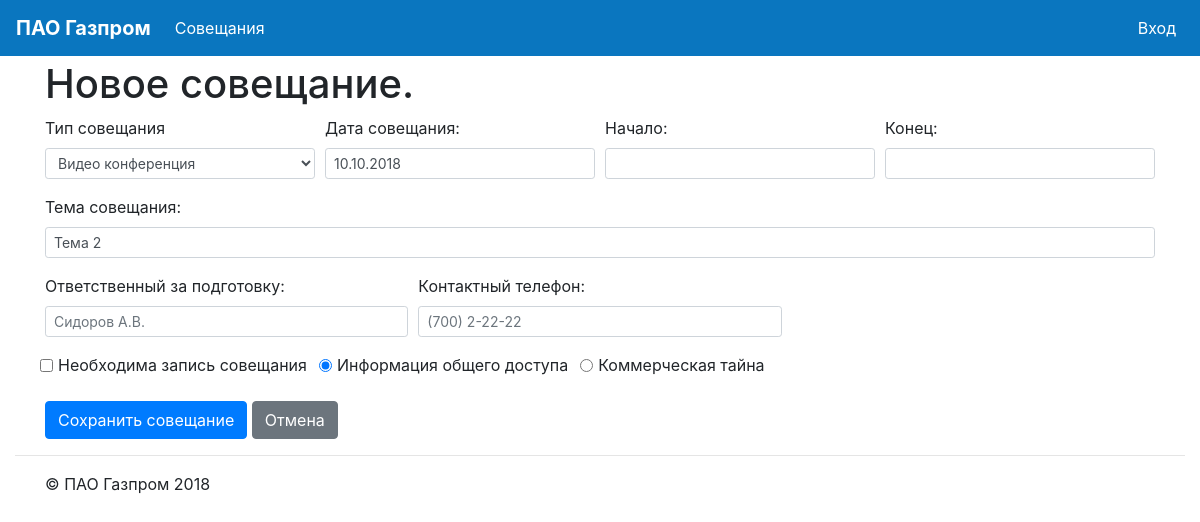
The page /meet/copy/6/ on the database as committed earlier.
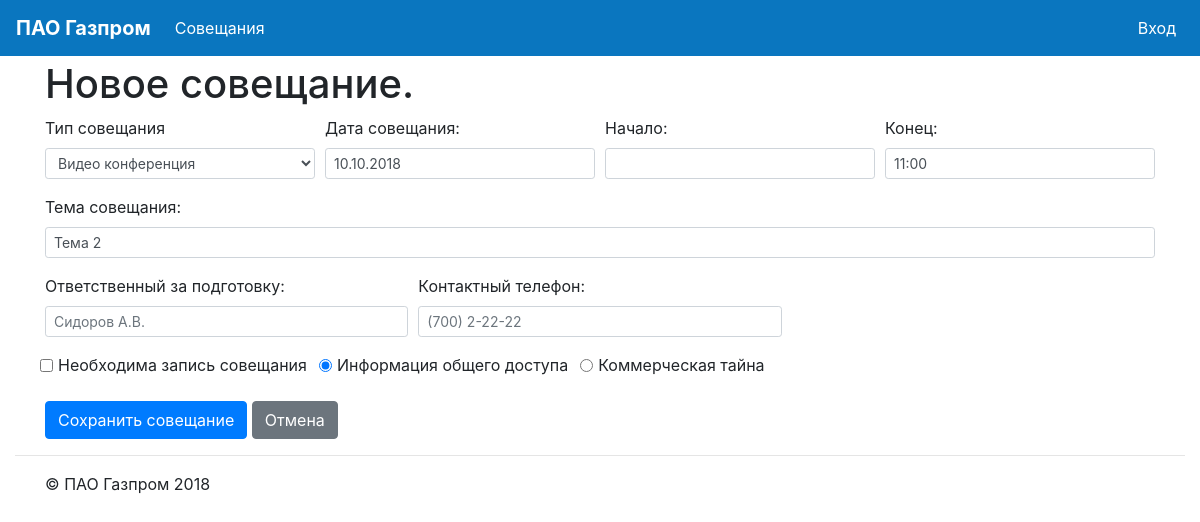
The same page on the database as committed later.
### meetings/models.py (models this page shows, shortened)
class Meeting(models.Model):
    meet_type = models.CharField(max_length=1, choices=MEETING_TYPE_CHOICES, default=mInternal)
    meet_subj = models.CharField(max_length=128, db_index=True)
    meet_date = models.DateField(null=False, default=timezone.now)
    meet_start = models.CharField(max_length=5,null=True)
    meet_end = models.CharField(max_length=5,null=True)
    meet_acc = models.CharField(max_length=64, db_index=True, blank=True)
    meet_tel = models.CharField(max_length=20, blank=True)
    meet_save = models.BooleanField(default=False)
    meet_confident = models.BooleanField(default=False)
    studios = models.ManyToManyField('Studio', through='StudioList')
    class Meta:
        verbose_name = 'Совещание'
        verbose_name_plural = 'Совещания'

### meetings/views.py (the view)
# urls.py: path('copy/<str:meet_id>/', views.meet_copy, name='copy'),
def meet_copy(request, meet_id=None):
    args = {}
    omt =  None
    if meet_id:
        try:
            omt = Meeting.objects.get(id=int(meet_id))
        except Meeting.DoesNotExist:
            omt = None
    args['meet']=omt
    args['meet_id'] = None
    args['meeting_type_choices'] = MEETING_TYPE_CHOICES
    return render(request,'mt_meetform.html', args)

### meetings/views.py (called while the page is built)
def mb_processor(request):
    args={}
    args['mb_auth']=settings.MB_AUTH
    return args

### meetings/templates/mt_meetform.html (shortened to what this page needs)
{% extends "mb_main.html" %}
{% load staticfiles %}
{% load i18n %}
{% block content %}
<div class="container">
<h1 class="display-5">{% if meet_id %}Изменить{% else %}Новое{% endif %} совещание.</h1>
<form action="{% url 'meetings:update' meet_id %}" method="post">
    <div class="form-row">
      <div class="form-group col-md-3">
        <label for="meetType">Тип совещания</label>
        <select class="form-control form-control-sm" id="meetType" name ="meetType" aria-describedby="meet_type_Help">
            {% for mtc in meeting_type_choices %}
                <option value="{{ mtc.0 }}" {% if mtc.0 == meet.meet_type %}selected{% endif %}>{{ mtc.1 }}</option>
            {% endfor %}
        </select>
      </div>
      <div class="form-group col-md-3">
            <label for="meetDate">Дата совещания:</label>
            <input type="text" class="form-control form-control-sm" id="meetDate" name="meetDate" data-date-format="dd.mm.yyyy" data-provide="datepicker" value="{{ meet.meet_date | date:"d.m.Y" }}" required>
      </div>
      <div class="form-group col-md-3">
        <label for="meetStart">Начало:</label>
        <input type="text" class="form-control form-control-sm" id="meetStart" name="meetStart" value="{{ meet.meet_start }}">
      </div>
      <div class="form-group col-md-3">
        <label for="meetEnd">Конец:</label>
        <input type="text" class="form-control form-control-sm" id="meetEnd" name="meetEnd" value="{{ meet.meet_end }}">
      </div>
    </div>
    <div class="form-row">
      <div class="form-group col-md-12">
        <label for="meetSubj">Тема совещания:</label>
        <input type="text" class="form-control form-control-sm" id="meetSubj" name="meetSubj" placeholder="Введите тему планируемого совещания" value="{{ meet.meet_subj }}" required>
      </div>
    </div>
    <div class="form-row">
      <div class="form-group col-md-4">
        <label for="meetAcc">Ответственный за подготовку:</label>
        <input type="text" class="typeahead form-control form-control-sm" id="meetAcc" name="meetAcc" data-provide="typeahead" data-items="8" placeholder="Сидоров А.В." value="{{ meet.meet_acc }}">
      </div>
      <div class="form-group col-md-4">
        <label for="meetTel">Контактный телефон:</label>
        <input type="text" class="form-control form-control-sm" id="meetTel" name="meetTel" placeholder="(700) 2-22-22" value="{{ meet.meet_tel }}">
      </div>
      <div class="form-group col-md-4"></div>
    </div>
    <div class="form-row">
        <div class="form-check form-check-inline">
          <input class="form-check-input" type="checkbox" id="meetSave" name="meetSave" value="1" {% if meet.meet_save %}checked{% endif %}>
          <label class="form-check-label" for="meetSave">Необходима запись совещания</label>
        </div>
       <div class="form-check form-check-inline">
          <input class="form-check-input" type="radio" name="meetConfident" id="meetConfident1" value="0" {% if not meet.meet_confident %}checked{% endif %}>
          <label class="form-check-label" for="meetConfident1">Информация общего доступа</label>
        </div>
        <div class="form-check form-check-inline">
          <input class="form-check-input" type="radio" name="meetConfident" id="meetConfident2" value="1" {% if meet.meet_confident %}checked{% endif %}>
          <label class="form-check-label" for="meetConfident2">Коммерческая тайна</label>
        </div>
    </div>
    <br>
    <button type="submit" class="btn btn-primary"> {% if meet %}Сохранить{% else %}Создать{% endif %} совещание </button>
    <a role="button" class="btn btn-secondary" href="{% url 'meetings:table' %}" > Отмена </a>
</form>
</div>
{% endblock %}

Rows that differ between the two databases and show on the page:
changed Meeting "Видео конференция": meetEnd (not shown) → "11:00"
